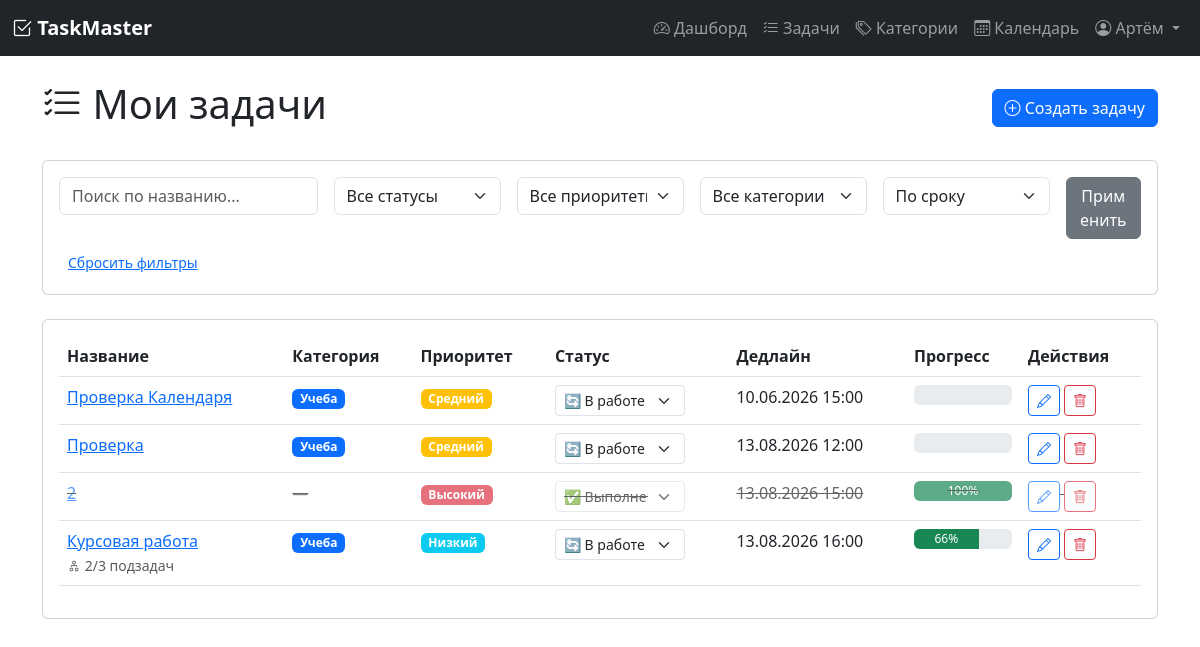
/tasks (signed in), run on an earlier commit of the app's database.
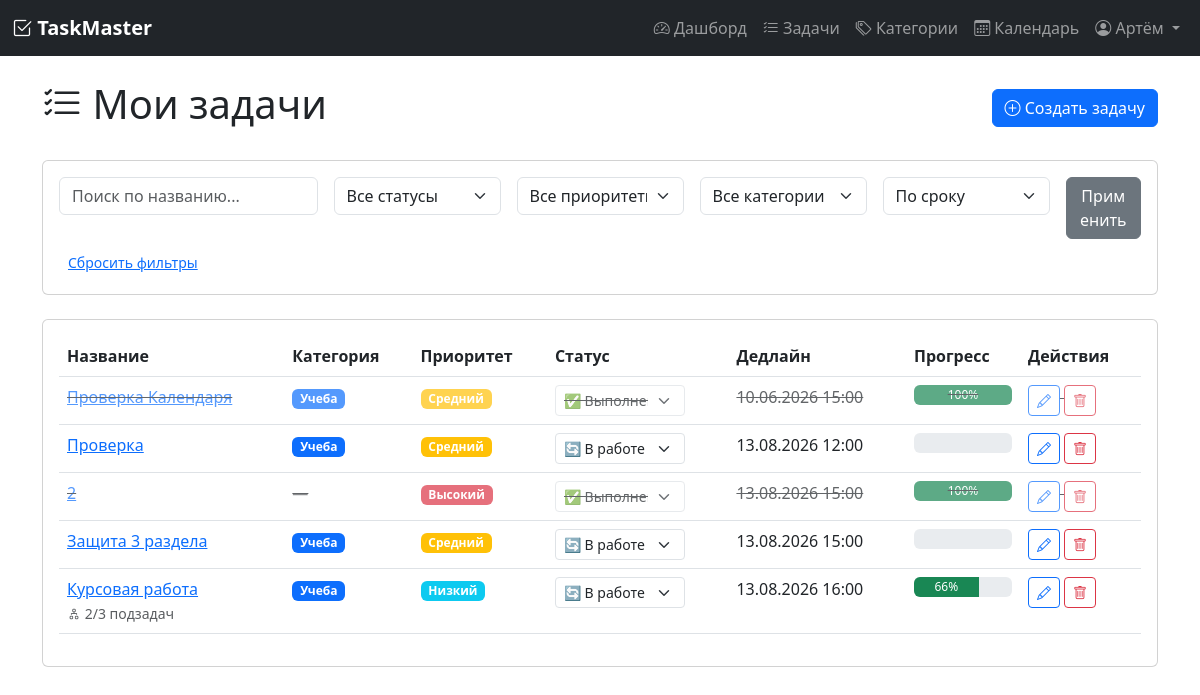
And on a later commit of the database.
### models.py (models this page shows, shortened)
class User(UserMixin, db.Model):
    __tablename__ = 'user'
    id = db.Column(db.Integer, primary_key=True)
    username = db.Column(db.String(80), unique=True, nullable=False)
    email = db.Column(db.String(120), unique=True, nullable=False)
    password_hash = db.Column(db.String(200), nullable=False)
    registered_at = db.Column(db.DateTime, default=datetime.utcnow)
    timezone = db.Column(db.String(50), default='Europe/Moscow')
    role = db.Column(db.String(20), default='user')  # 'user' или 'admin'
    tasks = db.relationship('Task', backref='author', lazy=True, cascade='all, delete-orphan')
    categories = db.relationship('Category', backref='user', lazy=True, cascade='all, delete-orphan')
    tags = db.relationship('Tag', backref='user', lazy=True, cascade='all, delete-orphan')

class Task(db.Model):
    __tablename__ = 'task'
    id = db.Column(db.Integer, primary_key=True)
    title = db.Column(db.String(200), nullable=False)
    description = db.Column(db.Text, default='')
    status = db.Column(db.String(20), default='pending')  # pending, in_progress, completed
    priority = db.Column(db.String(20), default='medium')  # low, medium, high
    deadline = db.Column(db.DateTime, nullable=True)
    created_at = db.Column(db.DateTime, default=datetime.utcnow)
    updated_at = db.Column(db.DateTime, default=datetime.utcnow, onupdate=datetime.utcnow)
    user_id = db.Column(db.Integer, db.ForeignKey('user.id'), nullable=False)
    category_id = db.Column(db.Integer, db.ForeignKey('category.id'), nullable=True)
    subtasks = db.relationship('Subtask', backref='parent_task', lazy=True, cascade='all, delete-orphan')
    tags = db.relationship('Tag', secondary=task_tags, backref='tasks', lazy='dynamic')
    attachments = db.relationship('Attachment', backref='task', lazy=True, cascade='all, delete-orphan')
    recurring_rule = db.relationship('RecurringRule', backref='task', uselist=False, cascade='all, delete-orphan')
    @property
    def progress(self):
        if not self.subtasks:
            return 100 if self.status == 'completed' else 0
        completed = sum(1 for st in self.subtasks if st.is_completed)
        return int((completed / len(self.subtasks)) * 100)
    @property
    def is_overdue(self):
        if self.status == 'completed':
            return False
        if self.deadline and self.deadline < datetime.utcnow():
            return True
        return False

class Category(db.Model):
    __tablename__ = 'category'
    id = db.Column(db.Integer, primary_key=True)
    name = db.Column(db.String(50), nullable=False)
    color = db.Column(db.String(7), default='#6c757d')  # HEX цвет
    user_id = db.Column(db.Integer, db.ForeignKey('user.id'), nullable=False)
    tasks = db.relationship('Task', backref='category', lazy=True)

class Subtask(db.Model):
    __tablename__ = 'subtask'
    id = db.Column(db.Integer, primary_key=True)
    title = db.Column(db.String(100), nullable=False)
    is_completed = db.Column(db.Boolean, default=False)
    task_id = db.Column(db.Integer, db.ForeignKey('task.id'), nullable=False)

### app.py (the view)
@app.route('/tasks')
@login_required
def tasks():
    query = Task.query.filter_by(user_id=current_user.id)
    status_filter = request.args.get('status', '')
    priority_filter = request.args.get('priority', '')
    category_filter = request.args.get('category', '')
    if status_filter:
        query = query.filter_by(status=status_filter)
    if priority_filter:
        query = query.filter_by(priority=priority_filter)
    if category_filter and category_filter.isdigit():
        query = query.filter_by(category_id=int(category_filter))
    sort_by = request.args.get('sort', 'deadline')
    if sort_by == 'deadline':
        query = query.order_by(Task.deadline.asc())
    elif sort_by == 'priority':
        query = query.order_by(Task.priority.desc())
    elif sort_by == 'created_at':
        query = query.order_by(Task.created_at.desc())
    elif sort_by == 'title':
        query = query.order_by(Task.title.asc())
    else:
        query = query.order_by(Task.deadline.asc())
    search_query = request.args.get('search', '')
    if search_query:
        query = query.filter(
            Task.title.contains(search_query) | Task.description.contains(search_query)
        )
    tasks_list = query.all()
    categories = Category.query.filter_by(user_id=current_user.id).all()
    return render_template('tasks.html',
                         tasks=tasks_list,
                         categories=categories,
                         current_filters={
                             'status': status_filter,
                             'priority': priority_filter,
                             'category': category_filter,
                             'sort': sort_by,
                             'search': search_query
                         })

### app.py (called while the page is built)
@login_manager.user_loader
def load_user(user_id):
    return User.query.get(int(user_id))

### templates/tasks.html (shortened to what this page needs)
{% extends "base.html" %}
{% block content %}
<div class="d-flex justify-content-between align-items-center mb-4">
    <h1><i class="bi bi-list-check"></i> Мои задачи</h1>
    <a href="{{ url_for('task_create') }}" class="btn btn-primary">
        <i class="bi bi-plus-circle"></i> Создать задачу
    </a>
</div>
<div class="card mb-4">
    <div class="card-body">
        <form method="GET" class="row g-3">
            <div class="col-md-3">
                <input type="text" name="search" class="form-control" placeholder="Поиск по названию..."
                       value="{{ current_filters.search }}">
            </div>
            <div class="col-md-2">
                <select name="status" class="form-select">
                    <option value="">Все статусы</option>
                </select>
            </div>
            <div class="col-md-2">
                <select name="priority" class="form-select">
                    <option value="">Все приоритеты</option>
                </select>
            </div>
            <div class="col-md-2">
                <select name="category" class="form-select">
                    <option value="">Все категории</option>
                </select>
            </div>
            <div class="col-md-2">
                <select name="sort" class="form-select">
                    <option value="deadline" {% if current_filters.sort == 'deadline' %}selected{% endif %}>По сроку</option>
                </select>
            </div>
            <div class="col-md-1">
                <button type="submit" class="btn btn-secondary w-100">Применить</button>
            </div>
        </form>
        <div class="mt-2">
            <a href="{{ url_for('tasks') }}" class="btn btn-sm btn-link">Сбросить фильтры</a>
        </div>
    </div>
</div>
<div class="card">
    <div class="card-body">
        {% if tasks %}
            <div class="table-responsive">
                <table class="table table-hover">
                    <thead>
                        <tr>
                            <th>Название</th>
                            <th>Категория</th>
                            <th>Приоритет</th>
                            <th>Статус</th>
                            <th>Дедлайн</th>
                            <th>Прогресс</th>
                            <th>Действия</th>
                        </tr>
                    </thead>
                    <tbody>
                        {% for task in tasks %}
                            <tr class="{% if task.is_overdue %}task-overdue{% endif %} {% if task.status == 'completed' %}task-completed{% endif %}">
                                <td>
                                    <a href="{{ url_for('task_detail', task_id=task.id) }}">{{ task.title }}</a>
                                    {% if task.subtasks %}
        <br>
        <small class="text-muted">
            <i class="bi bi-diagram-2"></i>
            {{ task.subtasks|selectattr('is_completed')|list|length }}/{{ task.subtasks|length }} подзадач
        </small>
    {% endif %}
                                </td>
                               <td>
    {% if task.category %}
        <span class="badge" style="background-color: {{ task.category.color }}">
            {{ task.category.name }}
        </span>
    {% else %}
        <span class="text-muted">—</span>
    {% endif %}
</td>
                                <td>
                                    {% if task.priority == 'high' %}
                                        <span class="badge bg-danger">Высокий</span>
                                    {% elif task.priority == 'medium' %}
                                        <span class="badge bg-warning">Средний</span>
                                    {% else %}
                                        <span class="badge bg-info">Низкий</span>
                                    {% endif %}
                                </td>
                               <td>
    <form action="{{ url_for('task_change_status', task_id=task.id) }}" method="POST" class="d-inline">
        <select name="status" class="form-select form-select-sm" style="width: 130px;" onchange="this.form.submit()">
            <option value="in_progress" {% if task.status == 'in_progress' %}selected{% endif %}>
                🔄 В работе
            </option>
            <option value="completed" {% if task.status == 'completed' %}selected{% endif %}>
                ✅ Выполнена
            </option>
        </select>
    </form>
</td>
                                <td>
                                    {% if task.deadline %}
                                        {{ task.deadline.strftime('%d.%m.%Y %H:%M') }}
                                    {% else %}
                                        —
                                    {% endif %}
                                </td>
                                <td>
                                    <div class="progress" style="height: 20px;">
                                        <div class="progress-bar bg-success" style="width: {{ task.progress }}%">
                                            {{ task.progress }}%
                                        </div>
                                    </div>
                                </td>
                                <td>
                                    <a href="{{ url_for('task_edit', task_id=task.id) }}" class="btn btn-sm btn-outline-primary">
                                        <i class="bi bi-pencil"></i>
                                    </a>
                                    <form action="{{ url_for('task_delete', task_id=task.id) }}" method="POST" class="d-inline"
                                          onsubmit="return confirm('Удалить задачу?')">
                                        <button type="submit" class="btn btn-sm btn-outline-danger">
                                            <i class="bi bi-trash"></i>
                                        </button>
                                    </form>
                                </td>
                            </tr>
                        {% endfor %}
                    </tbody>
                </table>
            </div>
{% endif %}
    </div>
</div>
{% endblock %}

### templates/base.html (shortened to what this page needs)
<!DOCTYPE html>
<html lang="ru">
<head>
    <link href="https://cdn.jsdelivr.net/npm/bootstrap@5.3.0/dist/css/bootstrap.min.css" rel="stylesheet">
    <link rel="stylesheet" href="https://cdn.jsdelivr.net/npm/bootstrap-icons@1.11.0/font/bootstrap-icons.css">
</head>
<body>
    {% if current_user.is_authenticated %}
    <nav class="navbar navbar-expand-lg navbar-dark bg-dark">
        <div class="container-fluid">
            <a class="navbar-brand" href="{{ url_for('dashboard') }}">
                <i class="bi bi-check2-square"></i> TaskMaster
            </a>
            <div class="collapse navbar-collapse" id="navbarNav">
                <ul class="navbar-nav ms-auto">
    <li class="nav-item">
        <a class="nav-link" href="{{ url_for('dashboard') }}">
            <i class="bi bi-speedometer2"></i> Дашборд
        </a>
    </li>
    <li class="nav-item">
        <a class="nav-link" href="{{ url_for('tasks') }}">
            <i class="bi bi-list-check"></i> Задачи
        </a>
    </li>
    <li class="nav-item">
        <a class="nav-link" href="{{ url_for('categories') }}">
            <i class="bi bi-tags"></i> Категории
        </a>
    </li>
    <li class="nav-item">
        <a class="nav-link" href="{{ url_for('calendar_view') }}">
            <i class="bi bi-calendar3"></i> Календарь
        </a>
    </li>
    <li class="nav-item dropdown">
        <a class="nav-link dropdown-toggle" href="#" id="userDropdown" role="button" data-bs-toggle="dropdown">
            <i class="bi bi-person-circle"></i> {{ current_user.username }}
        </a>
    </li>
</ul>
            </div>
        </div>
    </nav>
    {% endif %}
    <div class="container mt-4">
        {% block content %}{% endblock %}
    </div>
</body>
</html>

### templates/base.html (style rules this page uses)
.navbar-brand { font-weight: bold; }
.task-completed { opacity: 0.7; text-decoration: line-through; }
select option[value="in_progress"] { color: orange; }
select option[value="completed"] { color: green; }

What changed in the data, as far as the page shows it:
changed Task "Проверка Календаря": status "🔄 В работе" → "✅ Выполнена"; progress (not shown) → "100"
added Task: title "Защита 3 раздела", category.name "Учеба", priority "Средний", status "🔄 В работе", deadline "13.08.2026 15:00"
